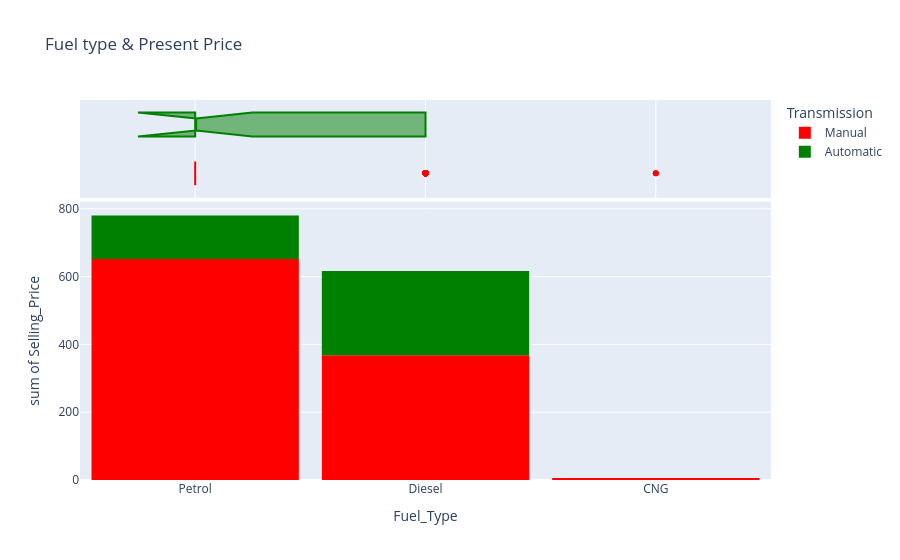

Notebook code cell kept with this figure:
### Markdown cell above
Thats why you notices that, number of cars that use petrol reduces as price increases

### Code cell
selling_price = px.histogram(cars, y = 'Selling_Price', x = 'Fuel_Type', marginal = 'box', color= 'Transmission', color_discrete_sequence = ['red', 'green'], title = 'Fuel type & Present Price', nbins= 40) #marginal puts that box ontop of the box on top of the plot to seen the pecentiles, median, etc.
#color will color a particular grapgh using two categories from a colum that contains E.g. Yes/No
selling_price.update_layout(bargap=0.1) #only thing that can be used to put a gap)
selling_price.show()

### Figure 1 — Plotly figure (JSON) as saved in the notebook; plotly's stock layout.template omitted (floating-point values rounded to 4 significant figures; data arrays with more than 128 entries replaced by an {"elided": "..."} marker saying what was removed)
{"data": [{"bingroup": "x", "histfunc": "sum", "hovertemplate": "Transmission=Manual<br>Fuel_Type=%{x}<br>sum of Selling_Price=%{y}<extra></extra>", "legendgroup": "Manual", "marker": {"color": "red", "pattern": {"shape": ""}}, "name": "Manual", "nbinsx": 40, "orientation": "v", "showlegend": true, "type": "histogram", "x": {"elided": "261 str values"}, "xaxis": "x", "y": {"elided": "261 float values"}, "yaxis": "y"}, {"hovertemplate": "Transmission=Manual<br>Fuel_Type=%{x}<extra></extra>", "legendgroup": "Manual", "marker": {"color": "red"}, "name": "Manual", "notched": true, "showlegend": false, "type": "box", "x": {"elided": "261 str values"}, "xaxis": "x2", "yaxis": "y2"}, {"bingroup": "x", "histfunc": "sum", "hovertemplate": "Transmission=Automatic<br>Fuel_Type=%{x}<br>sum of Selling_Price=%{y}<extra></extra>", "legendgroup": "Automatic", "marker": {"color": "green", "pattern": {"shape": ""}}, "name": "Automatic", "nbinsx": 40, "orientation": "v", "showlegend": true, "type": "histogram", "x": ["Petrol", "Petrol", "Petrol", "Petrol", "Petrol", "Diesel", "Diesel", "Diesel", "Diesel", "Petrol", "Diesel", "Diesel", "Diesel", "Diesel", "Petrol", "Petrol", "Petrol", "Diesel", "Diesel", "Petrol", "Diesel", "Petrol", "Diesel", "Petrol", "Petrol", "Petrol", "Petrol", "Petrol", "Petrol", "Petrol", "Petrol", "Petrol", "Petrol", "Petrol", "Petrol", "Petrol", "Petrol", "Petrol", "Petrol", "Petrol"], "xaxis": "x", "y": [7.5, 4.4, 5.85, 7.5, 7.75, 14.9, 23.0, 18.0, 16.0, 3.6, 19.99, 18.75, 23.5, 33.0, 19.75, 1.5, 5.25, 14.5, 23.0, 2.5, 23.0, 4.0, 20.75, 0.48, 0.45, 0.45, 0.4, 0.35, 0.35, 0.25, 0.25, 0.17, 5.15, 4.5, 5.11, 11.45, 5.4, 10.9, 7.4, 5.75], "yaxis": "y"}, {"hovertemplate": "Transmission=Automatic<br>Fuel_Type=%{x}<extra></extra>", "legendgroup": "Automatic", "marker": {"color": "green"}, "name": "Automatic", "notched": true, "showlegend": false, "type": "box", "x": ["Petrol", "Petrol", "Petrol", "Petrol", "Petrol", "Diesel", "Diesel", "Diesel", "Diesel", "Petrol", "Diesel", "Diesel", "Diesel", "Diesel", "Petrol", "Petrol", "Petrol", "Diesel", "Diesel", "Petrol", "Diesel", "Petrol", "Diesel", "Petrol", "Petrol", "Petrol", "Petrol", "Petrol", "Petrol", "Petrol", "Petrol", "Petrol", "Petrol", "Petrol", "Petrol", "Petrol", "Petrol", "Petrol", "Petrol", "Petrol"], "xaxis": "x2", "yaxis": "y2"}], "layout": {"bargap": 0.1, "barmode": "relative", "legend": {"title": {"text": "Transmission"}, "tracegroupgap": 0}, "title": {"text": "Fuel type & Present Price"}, "xaxis": {"anchor": "y", "domain": [0, 1], "title": {"text": "Fuel_Type"}}, "xaxis2": {"anchor": "y2", "domain": [0, 1], "matches": "x", "showgrid": true, "showticklabels": false}, "yaxis": {"anchor": "x", "domain": [0, 0.7326], "title": {"text": "sum of Selling_Price"}}, "yaxis2": {"anchor": "x2", "domain": [0.7426, 1], "matches": "y2", "showgrid": false, "showline": false, "showticklabels": false, "ticks": ""}}}
